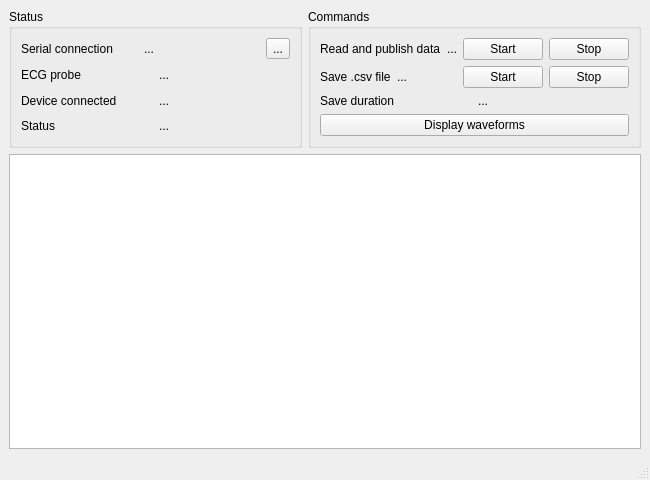
<?xml version="1.0" encoding="UTF-8"?>
<ui version="4.0">
 <class>MainWindow</class>
 <widget class="QMainWindow" name="MainWindow">
  <property name="geometry">
   <rect>
    <x>0</x>
    <y>0</y>
    <width>650</width>
    <height>480</height>
   </rect>
  </property>
  <property name="windowTitle">
   <string>MainWindow</string>
  </property>
  <widget class="QWidget" name="centralwidget">
   <layout class="QVBoxLayout" name="verticalLayout">
    <item>
     <layout class="QHBoxLayout" name="horizontalLayout_4">
      <item>
       <widget class="QGroupBox" name="groupBox_status">
        <property name="sizePolicy">
         <sizepolicy hsizetype="Preferred" vsizetype="Preferred">
          <horstretch>0</horstretch>
          <verstretch>0</verstretch>
         </sizepolicy>
        </property>
        <property name="maximumSize">
         <size>
          <width>400</width>
          <height>16777215</height>
         </size>
        </property>
        <property name="title">
         <string>Status</string>
        </property>
        <layout class="QVBoxLayout" name="verticalLayout_2">
         <item>
          <layout class="QHBoxLayout" name="horizontalLayout_5">
           <item>
            <widget class="QLabel" name="label_serial">
             <property name="toolTip">
              <string>&lt;html&gt;&lt;head/&gt;&lt;body&gt;&lt;p&gt;tooltip&lt;/p&gt;&lt;/body&gt;&lt;/html&gt;</string>
             </property>
             <property name="toolTipDuration">
              <number>4</number>
             </property>
             <property name="whatsThis">
              <string/>
             </property>
             <property name="text">
              <string>Serial connection</string>
             </property>
            </widget>
           </item>
           <item>
            <widget class="QLabel" name="label_serial_status">
             <property name="text">
              <string>...</string>
             </property>
            </widget>
           </item>
           <item>
            <widget class="QToolButton" name="toolButton_serial">
             <property name="text">
              <string>...</string>
             </property>
            </widget>
           </item>
          </layout>
         </item>
         <item>
          <layout class="QHBoxLayout" name="horizontalLayout_6">
           <property name="sizeConstraint">
            <enum>QLayout::SetDefaultConstraint</enum>
           </property>
           <item>
            <widget class="QLabel" name="label_ecg_probe">
             <property name="text">
              <string>ECG probe</string>
             </property>
            </widget>
           </item>
           <item>
            <widget class="QLabel" name="label_ecg_status">
             <property name="text">
              <string>...</string>
             </property>
            </widget>
           </item>
          </layout>
         </item>
         <item>
          <layout class="QHBoxLayout" name="horizontalLayout_3">
           <item>
            <widget class="QLabel" name="label_device">
             <property name="text">
              <string>Device connected</string>
             </property>
            </widget>
           </item>
           <item>
            <widget class="QLabel" name="label_device_name">
             <property name="text">
              <string>...</string>
             </property>
            </widget>
           </item>
          </layout>
         </item>
         <item>
          <layout class="QHBoxLayout" name="horizontalLayout_7">
           <item>
            <widget class="QLabel" name="label_status">
             <property name="text">
              <string>Status</string>
             </property>
            </widget>
           </item>
           <item>
            <widget class="QLabel" name="label_status_icon">
             <property name="text">
              <string>...</string>
             </property>
            </widget>
           </item>
          </layout>
         </item>
        </layout>
       </widget>
      </item>
      <item>
       <widget class="QGroupBox" name="groupBox_3">
        <property name="title">
         <string>Commands</string>
        </property>
        <layout class="QVBoxLayout" name="verticalLayout_3">
         <item>
          <layout class="QHBoxLayout" name="horizontalLayout">
           <item>
            <widget class="QLabel" name="label_read">
             <property name="text">
              <string>Read and publish data</string>
             </property>
             <property name="alignment">
              <set>Qt::AlignLeading|Qt::AlignLeft|Qt::AlignVCenter</set>
             </property>
            </widget>
           </item>
           <item>
            <widget class="QLabel" name="label_read_status">
             <property name="text">
              <string>...</string>
             </property>
            </widget>
           </item>
           <item>
            <widget class="QPushButton" name="button_read_start">
             <property name="enabled">
              <bool>true</bool>
             </property>
             <property name="text">
              <string>Start</string>
             </property>
             <property name="checkable">
              <bool>true</bool>
             </property>
             <property name="autoRepeatDelay">
              <number>300</number>
             </property>
            </widget>
           </item>
           <item>
            <widget class="QPushButton" name="button_read_stop">
             <property name="text">
              <string>Stop</string>
             </property>
             <property name="checkable">
              <bool>true</bool>
             </property>
            </widget>
           </item>
          </layout>
         </item>
         <item>
          <layout class="QHBoxLayout" name="horizontalLayout_2">
           <item>
            <widget class="QLabel" name="label_save">
             <property name="text">
              <string>Save .csv file</string>
             </property>
             <property name="alignment">
              <set>Qt::AlignLeading|Qt::AlignLeft|Qt::AlignVCenter</set>
             </property>
            </widget>
           </item>
           <item>
            <widget class="QLabel" name="label_save_status">
             <property name="text">
              <string>...</string>
             </property>
            </widget>
           </item>
           <item>
            <widget class="QPushButton" name="button_save_start">
             <property name="text">
              <string>Start</string>
             </property>
             <property name="checkable">
              <bool>true</bool>
             </property>
            </widget>
           </item>
           <item>
            <widget class="QPushButton" name="button_save_stop">
             <property name="text">
              <string>Stop</string>
             </property>
             <property name="checkable">
              <bool>true</bool>
             </property>
            </widget>
           </item>
          </layout>
         </item>
         <item>
          <layout class="QHBoxLayout" name="horizontalLayout_8">
           <item>
            <widget class="QLabel" name="label_duration">
             <property name="text">
              <string>Save duration</string>
             </property>
            </widget>
           </item>
           <item>
            <widget class="QLabel" name="label_duration_value">
             <property name="text">
              <string>...</string>
             </property>
            </widget>
           </item>
          </layout>
         </item>
         <item>
          <widget class="QPushButton" name="button_waveform">
           <property name="sizePolicy">
            <sizepolicy hsizetype="Preferred" vsizetype="Preferred">
             <horstretch>0</horstretch>
             <verstretch>0</verstretch>
            </sizepolicy>
           </property>
           <property name="text">
            <string>Display waveforms</string>
           </property>
           <property name="checkable">
            <bool>true</bool>
           </property>
          </widget>
         </item>
        </layout>
       </widget>
      </item>
     </layout>
    </item>
    <item>
     <widget class="QPlainTextEdit" name="text_receivedPayload">
      <property name="readOnly">
       <bool>true</bool>
      </property>
     </widget>
    </item>
   </layout>
  </widget>
  <widget class="QMenuBar" name="menubar">
   <property name="geometry">
    <rect>
     <x>0</x>
     <y>0</y>
     <width>650</width>
     <height>21</height>
    </rect>
   </property>
  </widget>
  <widget class="QStatusBar" name="statusbar"/>
 </widget>
 <resources/>
 <connections/>
</ui>
